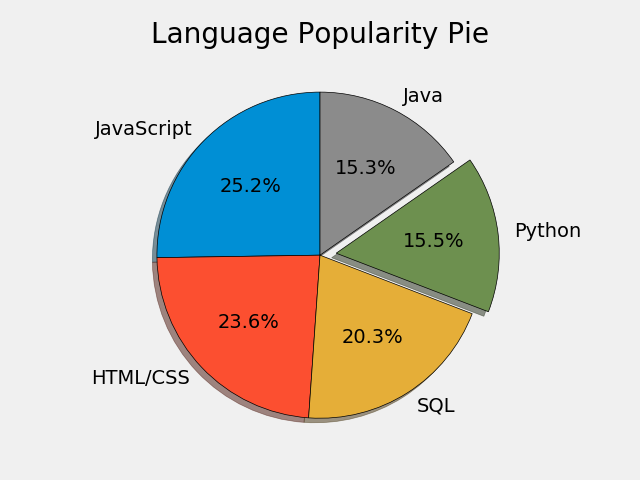

This figure's Python source:
from matplotlib import pyplot as plt
import pandas as pd
from collections import Counter

plt.style.use('fivethirtyeight')

# same bar plot data is used here
data = pd.read_csv("pie_plot_data.csv")

ids = data['Responder_id']
lang_responses = data['LanguagesWorkedWith']

lang_counter = Counter()

for response in lang_responses:
	lang_counter.update(response.split(';'))

languages = []
popularity = []

for item in lang_counter.most_common(5):
	languages.append(item[0])
	popularity.append(item[1])

explode = [0, 0, 0, 0.1, 0]
plt.pie(popularity, labels=languages, shadow=True, explode=explode, 
		startangle=90, autopct='%1.1f%%', wedgeprops={'edgecolor': 'black'})


plt.title('Language Popularity Pie')
plt.tight_layout()
plt.savefig('pie_plot.png')
plt.show()

